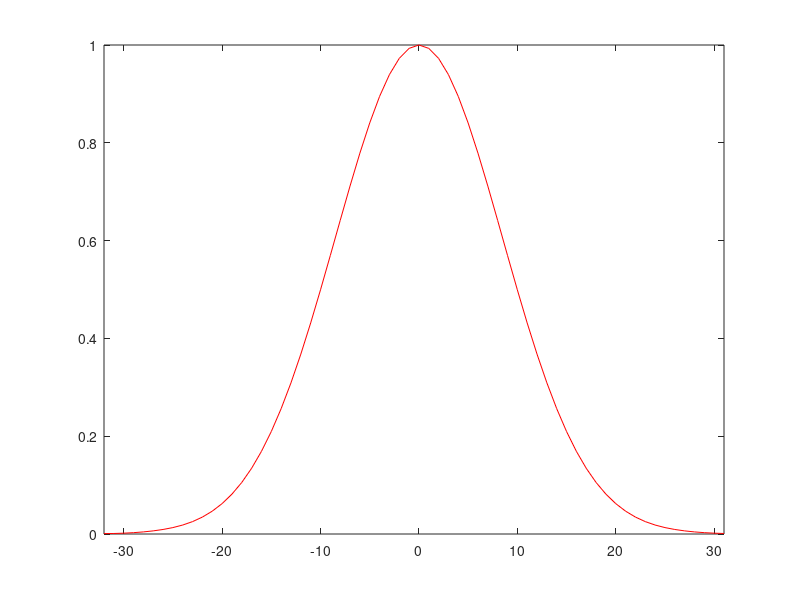
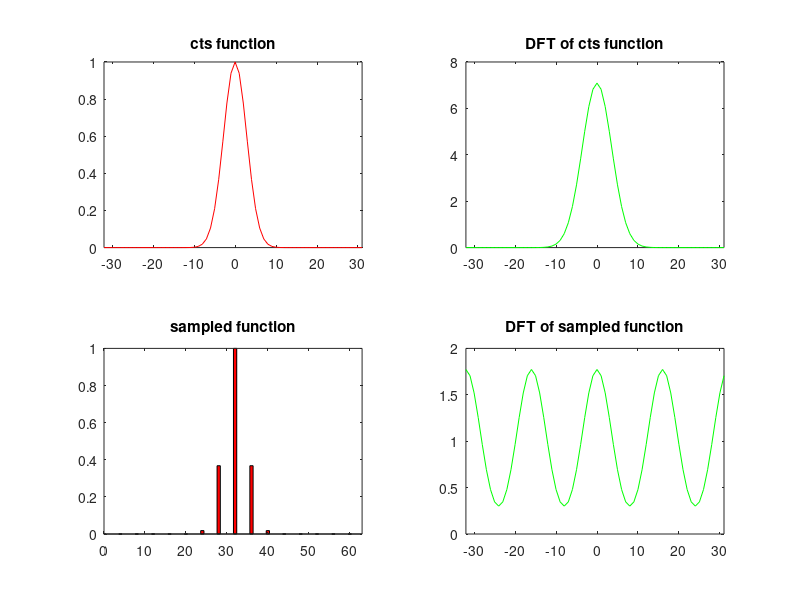

Write the MATLAB code that produced these figures, in order. (Note: this script raises an error after producing the figures.)
%%%%%%%%%%%%%%%%%%%%%%%%%%%%%%%%%%%%%%%%%%%%%%%%%%%%%%%%%%%%%%%%%%%%%%%%% SamplingTutorial%%%   David Heeger, Eero Simoncelli, and Patrick Teo 6/96.  %%%   Based on OBVIUS tutorial by David Heeger and Eero Simoncelli.%%%%%%%%%%%%%%%%%%%%%%%%%%%%%%%%%%%%%%%%%%%%%%%%%%%%%%%%%%%%%%%%%%%%%%addpath('dependencies_sampling');addpath('dependencies_imops');%addpath('matlabPyrTools');% Subsampling is best thought of in two steps.  The first step is% multiplication by an impulse train.  The second step is to get% rid of the zero values in between impulses.x_range = [0:1:63];% Make an impulse train:imp_train = zeros(1,64);select = find(rem(x_range,4)==0);imp_train(select) = ones(size(select));figure(1); clf; subplot(2, 1, 1)bar(x_range, imp_train,'r');axis([0 63 0 1.2]);% The Fourier transform of an impulse train is another impulse% train.  In most cases, the spacing of the impulse trains will% be different.mag_ft_train = abs(fftshift(fft(fftshift(imp_train))));figure(1), subplot(2, 1, 2)bar(x_range, mag_ft_train, 'g');axis([0 63 0 18]);% Multiplication in space yields convolution in frequency.  Thus,% multiplying a signal by an impulse train yields a frequency% domain representation with periodic replicas.figure(1), clfgauss_12 = exp(-(((x_range-32).^2)/(12^2)));subplot(2,2,1);plot([-32:31], gauss_12, 'r-');axis([-32 31 0 1]);  title('cts function');% Sample the gaussian by multiplying with the impulse train:figure(1)samp_gauss_12 = imp_train .* gauss_12;subplot(2,2,3);bar(x_range, samp_gauss_12, 'r');axis([0 63 0 1]); title('sampled function');% Compute the Fourier transform of the original gaussian:figure(1)mag_ft_gauss_12 = abs(fftshift(fft(fftshift(gauss_12))));subplot(2,2,2);plot([-32:31], mag_ft_gauss_12, 'g-');axis([-32 31 0 24]); title('DFT of cts function')% Compute the Fourier transform of the sampled gaussian.  Notice% the replicas.figure(1)mag_ft_samp_gauss_12 = abs(fftshift(fft(fftshift(samp_gauss_12))));subplot(2,2,4);plot([-32:31], mag_ft_samp_gauss_12, 'g-');axis([-32 31 0 6]); title('DFT of sampled function')% If we make the Gaussian narrower in the space domain, then it% becomes broader in the frequency domain.  If we make it narrow% enough in space, then the frequency domain replicas start to% overlap.% Narrow gaussian:figure(2), clfgauss_4 = exp(-(((x_range-32).^2)/(4^2)));subplot(2,2,1);plot([-32:31], gauss_4, 'r');axis([-32 31 0 1]);title('cts function');% Sample the narrow gaussian:samp_gauss_4 = imp_train .* gauss_4;figure(2), subplot(2,2,3);bar(x_range, samp_gauss_4, 'r');axis([0 63 0 1]);title('sampled function');% Fourier transform of narrow gaussian.  Notice the result is a% wider gaussian.mag_ft_gauss_4 = abs(fftshift(fft(fftshift(gauss_4))));figure(2), subplot(2,2,2);plot([-32:31], mag_ft_gauss_4, 'g');axis([-32 31 0 8]); title('DFT of cts function')% The Fourier transform of the sampled gaussian is so wide that% it overlaps.mag_ft_samp_gauss_4 = abs(fftshift(fft(fftshift(samp_gauss_4))));figure(2), subplot(2,2,4);plot([-32:31], mag_ft_samp_gauss_4, 'g');axis([-32 31 0 2]);title('DFT of sampled function')% In this example, the replicas overlap each other.  This situation is% called "aliasing". It is called aliasing because the sampled signal% is masquerading as a different signal.  For example, let's look at% two sinusoids that alias to one another when sampled.% Low-frequency sinusoid:sine_4 = -sin(2*pi*(4/64)*x_range);% change these lines ***figure(2);close;figure(1);clf;subplot(2,2,1);plot([-32:31], sine_4, 'r-');axis([-32 31 -1.2 1.2]);% High-frequency sinusoid:sine_12 = sin(2*pi*(12/64)*x_range);figure(1), subplot(2,2,2);plot([-32:31], sine_12, 'y-');axis([-32 31 -1.2 1.2]);% Sample the low-frequency sinusoid:samp_sine_4 = imp_train .* sine_4;figure(1), subplot(2,2,3);bar(x_range, samp_sine_4, 'r');axis([0 63 -1.2 1.2]);% Sample the high-frequency sinusoid:samp_sine_12 = imp_train .* sine_12;figure(1), subplot(2,2,4);bar(x_range, samp_sine_12, 'y');axis([0 63 -1.2 1.2]);% Even though sine-4 and sine-12 are distinct signals, their% sampled versions are indistinguishable.  Sampled-sine-4 is an% "alias" for sampled-sine-12.% Nyquist Theorem states that to avoid aliasing a bandlimited% signal should be sampled at twice the highest frequency.%%%%%%%%%%%%%%%%%%%%%%%%%%%%%%%%%%%%%%%%%%%%%%%%%%%%%%%%%%%%%%%%%%%%%%%%% Reconstruction:% If there is no aliasing, we can reconstruct the original signal% from the sampled signal.  One easy way to do this is in the% frequency domain, by getting rid of the replicas, and then% using the inverse Fourier transform.  Why is that the right% thing to do?  Well, let's go back and compare the Fourier% transform of the original signal to that of the sampled signal.figure(1), clf;% Fourier transform of gaussian:subplot(2, 1, 1), plot([-32:31], mag_ft_gauss_12, 'r');axis([-32 31 0 24]);% Fourier transform of sampled gaussian:figure(1), subplot(2, 1, 2)plot([-32:31], mag_ft_samp_gauss_12, 'g');axis([-32 31 0 6]);% The main difference between the two are that there are replicas% in the second. There's also a scale factor of 4 (note that we% subsampled by a factor of 4), but that'll be easy to fix.  To% get rid of the replicas in the frequency domain, we multiply by% a box (also known as an "ideal" low-pass filter).box = zeros(1,64);select = find(x_range>24 & x_range<40);box(select) = ones(size(select));subplot(2, 1, 2), hold onplot(x_range-32, box, 'c');hold off% Use the box to reconstruct to the (non-aliased) Gaussian:% (by mulitplying the two together in the frequency domain. Note the scale% factor of 4 to account for the subsampling by a factor of 4.)figure(1), clfrecon_ft_gauss_12 = box .* fftshift(fft(fftshift(samp_gauss_12)));recon_gauss_12 = 4.*real(fftshift(ifft(fftshift(recon_ft_gauss_12))));plot([-32:31], recon_gauss_12, 'r');axis([-32 31 0 1]);% Should be zero (the mean squared error between original and reconstructed% version):RMSE(recon_gauss_12, gauss_12)% However, for the aliased Gaussian it doesn't work.  The box% filter pulls out one section of the frequency domain.  In this% case, the section that is pulled out is already contaminated by% parts of the neighboring replicas.recon_ft_gauss_4 = box .* fftshift(fft(fftshift(samp_gauss_4)));recon_gauss_4 = 4.*real(fftshift(ifft(fftshift(recon_ft_gauss_4))));figure(1), plot([-32:31], recon_gauss_4, 'r-');axis([-32 31 -0.2 1.2]);% Compare with original gauss_4:figure(1), hold; plot([-32:31], gauss_4, 'b-'); hold offaxis([-32 31 -0.2 1.2]);% Multiplying by the box in the frequency domain is the same as% convolving with its inverse Fourier transform in the space% domain.  The inverse Fourier transform of a box is called a% sinc filter:figure(1)sinc = real(fftshift(ifft(fftshift(box))));plot([-32:31], sinc, 'r-');axis([-32 31 -0.1 0.3]);% Now you see why it's easier to do reconstruction in the% frequency domain.  Convolution with such a big filter would% take a long time.% We don't always need to use sinc interpolation to reconstruct% the original signal.  If there is room to spare between the% replicas then we can use a filter with a more gradual fall-off.% For example, let's reconstruct the sine-4 from sampled-sine-4.% First let's use sinc interpolation (as before):recon_ft_sine_4 = box .* fftshift(fft(fftshift(samp_sine_4)));recon_sine_4 = 4.*real(fftshift(ifft(fftshift(recon_ft_sine_4))));figure(1), plot([-32:31], recon_sine_4, 'r-');axis([-32 31 -1.2 1.2]);% Should be zero:RMSE(recon_sine_4, sine_4)% Now let's use a different filter, that falls off smoothly on% both sides:cos_box = zeros(1,64);for x = 0:63  if (x>20 & x<28)    cos_box(x+1) = 0.5*(1+cos(pi*(x-28)/8));  elseif (x>27 & x<37)    cos_box(x+1) = 1;  elseif (x>36 & x<44)    cos_box(x+1) = 0.5*(1+cos(pi*(x-20)/8));  endendfigure(1), plot(x_range, cos_box, 'c-');axis([0 63 -0.2 1.2]);% Reconstruct sampled sinusoid:new_recon_ft_sine_4 = cos_box .* fftshift(fft(fftshift(samp_sine_4)));new_recon_sine_4 = 4.*real(fftshift(ifft(fftshift(new_recon_ft_sine_4))));figure(1), plot([-32:31], new_recon_sine_4, 'r-');axis([-32 31 -1.2 1.2]);% Should be small:RMSE(new_recon_sine_4, sine_4)% Now let's look at the impulse response of this cos_box filter:cos_filter = real(fftshift(ifft(fftshift(cos_box))));figure(1), plot([-32:31], cos_filter, 'r-');axis([-32 31 -0.1 0.3]);% There are two points to be made here.  First, there is in% general more than one way to reconstruct a subsampled signal.% We have some freedom in choosing the interpolation filter.% Second, the impulse response of the cos-box filter much more% compact (in space) than the sinc filter, so in some cases we% might decide to use convolution to reconstruct rather than% reconstructing in the Fourier domain.%%%%%%%%%%%%%%%%%%%%%%%%%%%%%%%%%%%%%%%%%%%%%%%%%%%%%%%%%%%%%%%%%%%%%%% So far, we have only dealt with the first step of subsampling,% multiplying by an impulse train.  The second step is to get rid% of the zero values in between impulses.  Let's do this for the% gaussian (the one that was not aliased).% Subsampled gaussian with zeros removed:sub_gauss_12 = samp_gauss_12([1:4:64]);figure(1), clf, subplot(2, 1, 1),  plot([-8:7], sub_gauss_12, 'r-');axis([-8 7 0 1]);% Fourier transform of subsampled gaussian:mag_ft_sub_gauss_12 = ...    abs(fftshift(fft(fftshift(sub_gauss_12))));figure(1), subplot(2, 1, 2), plot([-8:7], mag_ft_sub_gauss_12, 'g-');axis([-8 7 0 6]);% Notice that this pulls out one cycle of the replicated% frequency domain.% It is easy to reconstruct the original signal from the fully% subsampled signal, just by padding out the frequency domain with% zeroes.recon_ft_gauss_12 = zeros(1,64);recon_ft_gauss_12([25:40]) = fftshift(fft(fftshift(sub_gauss_12)));recon_gauss_12 = 4.*real(fftshift(ifft(fftshift(recon_ft_gauss_12))));figure(1), clf, plot([-32:31], recon_gauss_12, 'r-');axis([-32 31 0 1]);% Note also the multiplication by 4.  The replicas of the spectrum are% actually reduced in amplitude by a factor equal to the subsampling% factor.  In order to recover the signal, we have to multiply by this% factor...%%%%%%%%%%%%%%%%%%%%%%%%%%%%%%%%%%%%%%%%%%%%%%%%%%%%%%%%%%%%%%%%%%%%%%% Why is aliasing such a bad thing?  After all, we are not% necessarily interested in reconstructing the original signal.% Here's an example that demonstrates how serious a problem% aliasing can be for motion analysis.  This example also% demonstrates how to reduce aliasing by using a pre-filter, that% is, applying a low-pass filter before subsampling.% Make a slightly tilted line:nn_range = [-63.5:1:63.5];[nn_rangeX,nn_rangeY] = meshgrid(nn_range);theta = pi/16;ramp = cos(theta).*nn_rangeX-sin(theta).*nn_rangeY;select = find(abs(ramp)<1.5);myLine = zeros(128,128);myLine(select) = ones(size(select));% Make an image sequence of the line moving slowly to the right:line_seq = zeros(128*128,10);for frame = 1:10  fprintf(1, 'Creating image %d:\n', frame);  shifted_line = circularShift(myLine, 2*(frame-1), 0);  line_seq(:, frame) = shifted_line(:);end% Make a matlab movie:showIm(myLine,'auto1','auto',0);line_movie=moviein(10);for frame=1:10  showIm(reshape(line_seq(:,frame),128,128),'auto1','auto',0);  line_movie(:,frame)=getframe;end% And display it:figure(1)movie(line_movie,5);  % Now we subsample the images in the sequence.  sub_line_seq=zeros(32*32,10);for frame=1:10  tmp=reshape(line_seq(:,frame),128,128);  tmp=tmp([1:4:128],[1:4:128]);  sub_line_seq(:,frame) = tmp(:);end% Make movieshowIm(reshape(sub_line_seq(:,1),32,32),'auto','auto',0);sub_line_movie = moviein(10);sub_line_movie=moviein(10);for frame=1:10  showIm(reshape(sub_line_seq(:,frame),32,32),'auto','auto',0);  sub_line_movie(:,frame)=getframe;end% Because of the aliasing, the subsampled sequence appears to% move UP!figure(1)movie(sub_line_movie,5);% Let's try prefiltering the sequence before sampling.  When% viewing this blurred sequence, notice that there is still a% little bit of upward motion.  That is because the original% line-seq images were already slightly aliased.% Blur image sequence:blur_line_seq=zeros(size(line_seq));for frame = 1:10  fprintf(1, 'Blurring frame %d:\n', frame);  tmp=blur(reshape(line_seq(:,frame),128,128),2);  blur_line_seq(:,frame)=tmp(:);end% When we subsample the blurred sequence, there isn't much% aliasing.  The line appears to move mostly rightward.% Now we subsample the images in the sequence.  sub_blur_line_seq=zeros(32*32,10);for frame=1:10  tmp=reshape(blur_line_seq(:,frame),128,128);  tmp=tmp([1:4:128],[1:4:128]);  sub_blur_line_seq(:,frame) = tmp(:);end% Make movie and display it:showIm(reshape(sub_blur_line_seq(:,1),32,32),'auto','auto',0);sub_blur_line_movie = moviein(10);sub_blur_line_movie=moviein(10);for frame=1:10  showIm(reshape(sub_blur_line_seq(:,frame),32,32),'auto','auto',0);  sub_blur_line_movie(:,frame)=getframe;endfigure(1), movie(sub_blur_line_movie,5);% Compare with original:figure(1), movie(sub_line_movie, 5);% What is going on?  It is the high frequency components that are% aliasing.  The low-pass (blurring) filter attenuates the high% frequency components, thereby reducing the impact of the% aliasing.% Not any filter will do.  Since we are subsampling by a factor% of 4, you might think that averaging over a 4x4 patch will fix% things.  NOT!  Try it.  % Why doesn't a box filter work?  Look at the frequency response% of the box filter:figure(1), clf;one_d_box = 0.25*ones(1,4);impulse = mkImpulse([1,64]);impulse_response = cconv2(impulse, one_d_box);mag_freq_resp = abs(fftshift(fft(fftshift(impulse_response))));plot([-32:31], mag_freq_resp, 'r-');axis([-32 31 0 1]);% Since we are subsampling by a factor of 4, we want the% pre-filter to pull out one-fourth of the frequencies,% attenuating the others to zero (or nearly zero).  Clearly, this% filter doesn't do that.%%%%%%%%%%%%%%%%%%%%%%%%%%%%%%%%%%%%%%%%%%%%%%%%%%%%%%%%%%%%%%%%%%%%%%%%% Reconstruct uniform samples from irregular samples:% Given irregular samples of an appropriately bandlimited signal,% you can usually compute what the uniform samples would have% been (had the sampling been uniform).  The basic idea is that% for an appropriately bandlimited signal, you can reconstruct% the continuous signal from the irregular samples and then% resample it uniformly.  Better yet, you can combine those two% steps and go directly from the irregular samples to the uniform% samples.  Here, we go through an example of how to do this.% First, we construct some sampling matrices.  The first is a% uniform subsampling that takes every 4th sample.  The second is% a "jittered" subsampling in which each sample is from one of 4% positions.% Regular sampling matrix:reg_sampling_mat = zeros(16,64);for s = 0:15  reg_sampling_mat(s+1,s*4+1) = 1;endfigure(1), clf, subplot(2, 1, 1)showIm(reg_sampling_mat); % Irregular sampling matrix:irreg_sampling_mat = zeros(16,64);for s = 0:15  irreg_sampling_mat(s+1,s*4+floor(rand([1,1])*4)+1) = 1;endfigure(1), subplot(2, 1, 2)showIm(irreg_sampling_mat); % Next, we need to explain what we mean by an appropriately% bandlimited signal.  For purposes of this example we use the% Hartley basis set, that is a set of cas=sin+cos functions.  The% matrix for Hartley transform is:Hartley_mat = zeros(64,64);nn_range = [0:63];for k = 0:63  Hartley_mat(k+1,:) = 1/sqrt(64).*(cos(2*pi/64*k.*nn_range)+...      sin(2*pi/64*k.*nn_range));endfigure(1), clf, showIm(Hartley_mat); % The Hartley transform is an orthogonal transform (i.e., it is% its own inverse);figure(1), showIm(Hartley_mat' * Hartley_mat); % For a bandlimited signal, we need only some of the basis% functions to represent the signal.  Here are the first quarter% of the basis functions:Hartley_prime_mat = zeros(16,64);nn_range = [0:63];for k = 0:15  Hartley_prime_mat(k+1,:) = 1/sqrt(64).*(cos(2*pi/64*k.*nn_range)+...      sin(2*pi/64*k.*nn_range));endfigure(1), showIm(Hartley_prime_mat); % Note that this modified Hartley transform is no longer% generally invertible:figure(1), showIm(Hartley_prime_mat'*Hartley_prime_mat);% Even so, there are some signals that can be adequately% represented by the modified Hartley basis set.  We can% construct such a signal in the transform domain:H_transform = rand([16,1])*2-1;cont_signal = Hartley_prime_mat' * H_transform;figure(1)plot([0:63], cont_signal, 'r-');axis([0 63 min(cont_signal) max(cont_signal)]);% Now check that this signal can be reconstructed from its% Hartley transform.  Should be zero:RMSE(Hartley_prime_mat'*(Hartley_prime_mat*cont_signal),...    cont_signal)% Finally, we construct a matrix that converts directly from the% irregular samples to the regular samples.irreg_to_reg_mat = (reg_sampling_mat*Hartley_prime_mat') * ...    inv(irreg_sampling_mat*Hartley_prime_mat');% There is a potential problem in the above calculation if the% resulting matrix is not invertible.  This might happen% depending exactly on where the irregularly spaced samples are.% Check that the determinant is not too small:sqrt(abs(det(irreg_sampling_mat*Hartley_prime_mat')))% If this value is smaller than 1e-6 or so, then recompute % the irregular-sampling-matrix, and recompute the % irreg-to-reg-matrix.% *** Why is this matrix singular for certain choices of% irregular-sampling-matrix?  What is the condition on% irregular-sampling-matrix and Hartley-prime-mat that would% guarantee invertibility?% Let's see how it works.  Sample the "continuous" signal:reg_sampled = reg_sampling_mat * cont_signal;figure(1), clf, subplot(2, 1, 1), hold onplot([0:15], reg_sampled, 'r-');irreg_sampled = irreg_sampling_mat * cont_signal;figure(1), subplot(2, 1, 2)plot([0:15], irreg_sampled, 'r-');% Notice how different those subsampled signals are.  Now,% construct the regularly subsampled signal from the irregularly% subsampled signal:recon_reg_sampled = irreg_to_reg_mat * irreg_sampled;figure(1), subplot(2, 1, 1)plot([0:15], recon_reg_sampled, 'bo'); hold off% Should be zero:RMSE(recon_reg_sampled, reg_sampled)